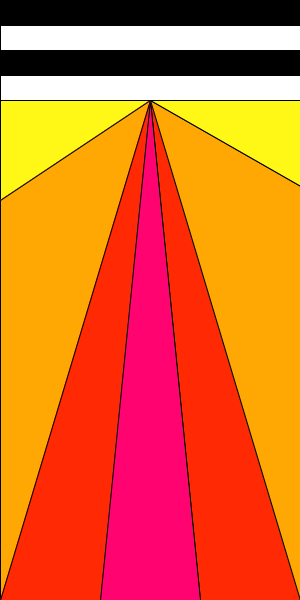
Frame 1 (no input)
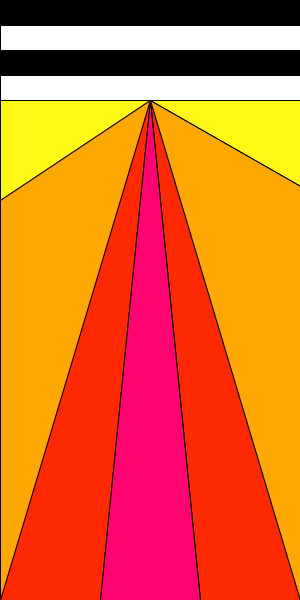
Frame 60 (the mouse pressed at the canvas centre just before this capture)
Frame 120 (the mouse held since frame 60 and released just before this capture): identical to frame 60, image omitted

The Processing sketch that drew these frames (run headless with seeded random() and noise(); from frame 60 on, the mouse is pressed at the canvas centre):

// Processing sketch: processing_25201
// ── processing_25201.pde

void setup(){
  size(300,600);
  smooth();

}



void draw()
{
  fill(255,248,23);
  triangle(0, 100, 150, 100, 0, 200); 
  fill(255,167,3);
  triangle(0, 200, 150, 100, 0, 700);
  fill(255,41,3);
  triangle(0, 600, 150, 100, 100, 600);
  triangle(200, 600, 150, 100, 300, 600);
  fill(255,3,112);
  triangle(100,600,150,100,200,600);
  fill(255,167,3);
  triangle(300, 600, 150, 100, 500, 300);
  fill(255,248,23);
  triangle(500, 300, 150, 100, 350, 100);
  fill(0);
  rect(0, 0, 300, 25);
  fill(255);
  rect(0, 25, 300, 25);
  fill(0);
  rect(0, 50, 300, 25);
  fill(255);
  rect(0, 75, 300, 25);
  
}
